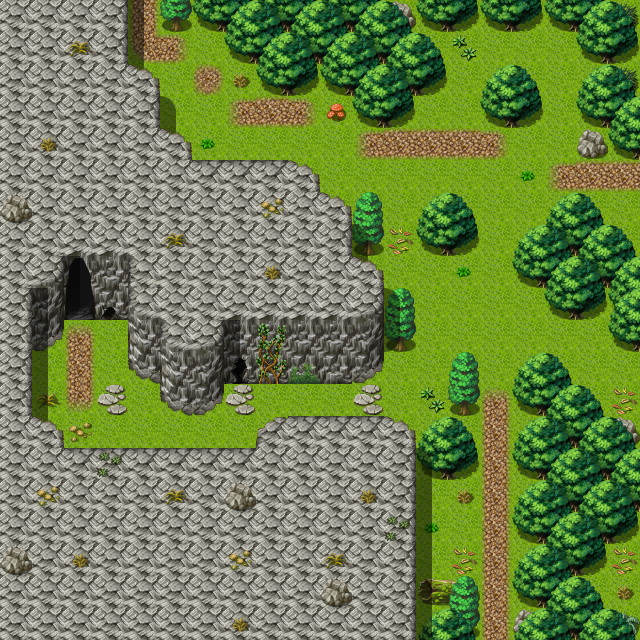

A level layout from a 2D game, rendered from its tile map. Below: a short description, then the map file with tile-grid data replaced by summaries:
An orthogonal 20x20 tile map with 32x32 px tiles, 3 tile layers (Ground, Objects, Above), 1 hidden layer not drawn, 40 tilesets and 9 objects (5x mapchange, 4x spawn).

<map version="1.0" orientation="orthogonal" width="20" height="20" tilewidth="32" tileheight="32">
 <properties>
  <property name="outside" value="1" />
 </properties>
 <tileset firstgid="1" name="map_bed_1" tilewidth="32" tileheight="32">
  <image source="../drawable/map_bed_1.png" width="512" height="256" />
 </tileset>
 <tileset firstgid="129" name="map_border_1" tilewidth="32" tileheight="32">
  <image source="../drawable/map_border_1.png" width="512" height="256" />
 </tileset>
 <tileset firstgid="257" name="map_bridge_1" tilewidth="32" tileheight="32">
  <image source="../drawable/map_bridge_1.png" width="512" height="256" />
 </tileset>
 <tileset firstgid="385" name="map_broken_1" tilewidth="32" tileheight="32">
  <image source="../drawable/map_broken_1.png" width="512" height="256" />
 </tileset>
 <tileset firstgid="513" name="map_cavewall_1" tilewidth="32" tileheight="32">
  <image source="../drawable/map_cavewall_1.png" width="576" height="192" />
 </tileset>
 <tileset firstgid="621" name="map_cavewall_2" tilewidth="32" tileheight="32">
  <image source="../drawable/map_cavewall_2.png" width="576" height="192" />
 </tileset>
 <tileset firstgid="729" name="map_cavewall_3" tilewidth="32" tileheight="32">
  <image source="../drawable/map_cavewall_3.png" width="576" height="192" />
 </tileset>
 <tileset firstgid="837" name="map_chair_table_1" tilewidth="32" tileheight="32">
  <image source="../drawable/map_chair_table_1.png" width="512" height="256" />
 </tileset>
 <tileset firstgid="965" name="map_crate_1" tilewidth="32" tileheight="32">
  <image source="../drawable/map_crate_1.png" width="512" height="256" />
 </tileset>
 <tileset firstgid="1093" name="map_cupboard_1" tilewidth="32" tileheight="32">
  <image source="../drawable/map_cupboard_1.png" width="512" height="256" />
 </tileset>
 <tileset firstgid="1221" name="map_curtain_1" tilewidth="32" tileheight="32">
  <image source="../drawable/map_curtain_1.png" width="512" height="256" />
 </tileset>
 <tileset firstgid="1349" name="map_entrance_1" tilewidth="32" tileheight="32">
  <image source="../drawable/map_entrance_1.png" width="512" height="256" />
 </tileset>
 <tileset firstgid="1477" name="map_fence_1" tilewidth="32" tileheight="32">
  <image source="../drawable/map_fence_1.png" width="512" height="256" />
 </tileset>
 <tileset firstgid="1605" name="map_fence_2" tilewidth="32" tileheight="32">
  <image source="../drawable/map_fence_2.png" width="512" height="256" />
 </tileset>
 <tileset firstgid="1733" name="map_ground_1" tilewidth="32" tileheight="32">
  <image source="../drawable/map_ground_1.png" width="512" height="256" />
 </tileset>
 <tileset firstgid="1861" name="map_ground_2" tilewidth="32" tileheight="32">
  <image source="../drawable/map_ground_2.png" width="512" height="256" />
 </tileset>
 <tileset firstgid="1989" name="map_ground_3" tilewidth="32" tileheight="32">
  <image source="../drawable/map_ground_3.png" width="512" height="256" />
 </tileset>
 <tileset firstgid="2117" name="map_ground_4" tilewidth="32" tileheight="32">
  <image source="../drawable/map_ground_4.png" width="512" height="256" />
 </tileset>
 <tileset firstgid="2245" name="map_ground_5" tilewidth="32" tileheight="32">
  <image source="../drawable/map_ground_5.png" width="512" height="256" />
 </tileset>
 <tileset firstgid="2373" name="map_ground_6" tilewidth="32" tileheight="32">
  <image source="../drawable/map_ground_6.png" width="512" height="256" />
 </tileset>
 <tileset firstgid="2501" name="map_ground_7" tilewidth="32" tileheight="32">
  <image source="../drawable/map_ground_7.png" width="512" height="256" />
 </tileset>
 <tileset firstgid="2629" name="map_ground_8" tilewidth="32" tileheight="32">
  <image source="../drawable/map_ground_8.png" width="512" height="256" />
 </tileset>
 <tileset firstgid="2757" name="map_indoor_1" tilewidth="32" tileheight="32">
  <image source="../drawable/map_indoor_1.png" width="512" height="256" />
 </tileset>
 <tileset firstgid="2885" name="map_kitchen_1" tilewidth="32" tileheight="32">
  <image source="../drawable/map_kitchen_1.png" width="512" height="256" />
 </tileset>
 <tileset firstgid="3013" name="map_outdoor_1" tilewidth="32" tileheight="32">
  <image source="../drawable/map_outdoor_1.png" width="512" height="256" />
 </tileset>
 <tileset firstgid="3141" name="map_pillar_1" tilewidth="32" tileheight="32">
  <image source="../drawable/map_pillar_1.png" width="512" height="256" />
 </tileset>
 <tileset firstgid="3269" name="map_plant_1" tilewidth="32" tileheight="32">
  <image source="../drawable/map_plant_1.png" width="512" height="256" />
 </tileset>
 <tileset firstgid="3397" name="map_rock_1" tilewidth="32" tileheight="32">
  <image source="../drawable/map_rock_1.png" width="512" height="256" />
 </tileset>
 <tileset firstgid="3525" name="map_roof_1" tilewidth="32" tileheight="32">
  <image source="../drawable/map_roof_1.png" width="512" height="256" />
 </tileset>
 <tileset firstgid="3653" name="map_roof_2" tilewidth="32" tileheight="32">
  <image source="../drawable/map_roof_2.png" width="512" height="256" />
 </tileset>
 <tileset firstgid="3781" name="map_shop_1" tilewidth="32" tileheight="32">
  <image source="../drawable/map_shop_1.png" width="512" height="256" />
 </tileset>
 <tileset firstgid="3909" name="map_sign_ladder_1" tilewidth="32" tileheight="32">
  <image source="../drawable/map_sign_ladder_1.png" width="512" height="256" />
 </tileset>
 <tileset firstgid="4037" name="map_table_1" tilewidth="32" tileheight="32">
  <image source="../drawable/map_table_1.png" width="512" height="256" />
 </tileset>
 <tileset firstgid="4165" name="map_trail_1" tilewidth="32" tileheight="32">
  <image source="../drawable/map_trail_1.png" width="512" height="256" />
 </tileset>
 <tileset firstgid="4293" name="map_tree_1" tilewidth="32" tileheight="32">
  <image source="../drawable/map_tree_1.png" width="512" height="256" />
 </tileset>
 <tileset firstgid="4421" name="map_wall_1" tilewidth="32" tileheight="32">
  <image source="../drawable/map_wall_1.png" width="512" height="256" />
 </tileset>
 <tileset firstgid="4549" name="map_wall_2" tilewidth="32" tileheight="32">
  <image source="../drawable/map_wall_2.png" width="480" height="256" />
 </tileset>
 <tileset firstgid="4669" name="map_wall_3" tilewidth="32" tileheight="32">
  <image source="../drawable/map_wall_3.png" width="480" height="256" />
 </tileset>
 <tileset firstgid="4789" name="map_window_1" tilewidth="32" tileheight="32">
  <image source="../drawable/map_window_1.png" width="512" height="256" />
 </tileset>
 <tileset firstgid="4917" name="map_window_2" tilewidth="32" tileheight="32">
  <image source="../drawable/map_window_2.png" width="512" height="256" />
 </tileset>
 <layer name="Ground" width="20" height="20">
  <data>[400 cells, 400 non-empty, 14 distinct tile ids]</data>
 </layer>
 <layer name="Objects" width="20" height="20">
  <data>[400 cells, 132 non-empty, 40 distinct tile ids]</data>
 </layer>
 <layer name="Above" width="20" height="20">
  <data>[400 cells, 55 non-empty, 7 distinct tile ids]</data>
 </layer>
 <layer name="Walkable" width="20" height="20" visible="0">
  <data>[400 cells, 273 non-empty, 1 distinct tile ids]</data>
 </layer>
 <objectgroup name="Mapevents" width="0" height="0" visible="0">
  <object name="east" type="mapchange" x="608" y="160" width="32" height="96">
   <properties>
    <property name="map" value="wild3" />
    <property name="place" value="west" />
   </properties>
  </object>
  </objectgroup>
 <objectgroup name="Spawn" width="0" height="0" visible="0">
  <!-- 4 objects omitted --></objectgroup>
 <objectgroup name="Keys" width="0" height="0" visible="0" />
</map>
<!-- 8 of 9 objects omitted -->
